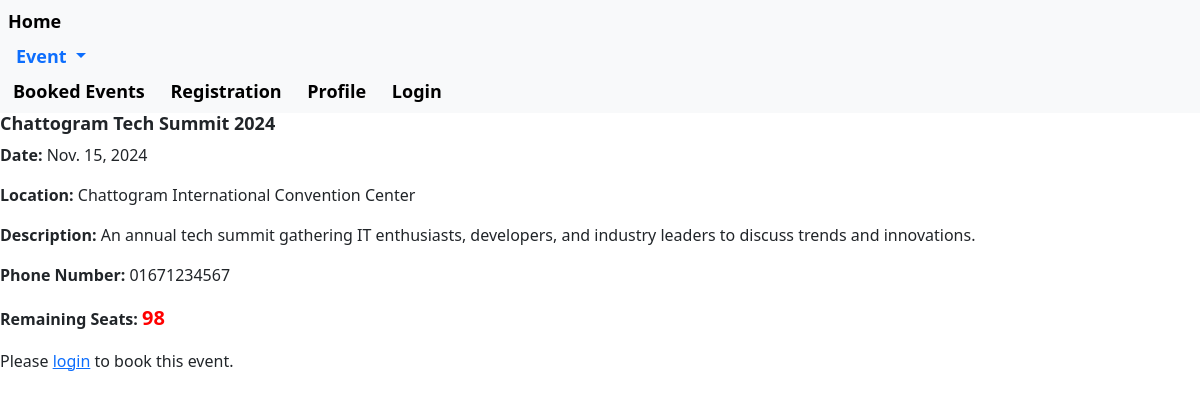
The app's page /events/view_event/3/ with its own data.
### events/models.py (models this page shows, shortened)
class Event(models.Model):
    event_name = models.CharField(max_length=100)
    date = models.DateField()
    phone_number = models.CharField(max_length=15)
    location = models.CharField(max_length=100)
    description = models.TextField()
    capacity = models.PositiveIntegerField()
    creator = models.ForeignKey(settings.AUTH_USER_MODEL, on_delete=models.CASCADE)

### events/views.py (the view)
# urls.py: path('view_event/<int:id>/', views.view_event, name='view_event'),
def view_event(request, id):
    try:
        event = Event.objects.get(id=id)
        bookings_count = Booking.objects.filter(event=event).count()
        remaining_seats = event.capacity - bookings_count  # Calculate remaining seats
        return render(request, 'view_event.html', {
            'data': event,
            'remaining_seats': remaining_seats
        })
    except Event.DoesNotExist:
        return HttpResponse("<h1>Event not found</h1>")

### events/templates/view_event.html (shortened to what this page needs)
{% extends "base.html" %}
{% block content %}
<h3 style="font-size: large;"><b>{{ data.event_name }}</b></h3>
<p><b>Date:</b> {{ data.date }}</p>
<p><b>Location:</b> {{ data.location }}</p>
<p><b>Description:</b> {{ data.description }}</p>
<p><b>Phone Number:</b> {{ data.phone_number }}</p>
<p><strong>Remaining Seats:</strong> <strong style="color: red; font-size: 20px;"> {{ remaining_seats }} </strong>
</p>
{% if user.is_authenticated %}
{% if user != data.creator %}
{% if remaining_seats == 0 %}
<p class="text-danger">Fully Booked</p>
{% endif %}
{% else %}
<p>You are the creator of this event and cannot book it.</p>
{% endif %}
{% else %}
<p>Please <a href="{% url 'login' %}">login</a> to book this event.</p>
{% endif %}
{% endblock content %}

### records on screen
Event: event_name "Chattogram Tech Summit 2024", date "Nov. 15, 2024", location "Chattogram International Convention Center", description "An annual tech summit gathering IT enthusiasts, developers, and industry leaders to discuss trends and innovations.", phone_number "01671234567"

### other values on screen
{{ remaining_seats }} "98"
